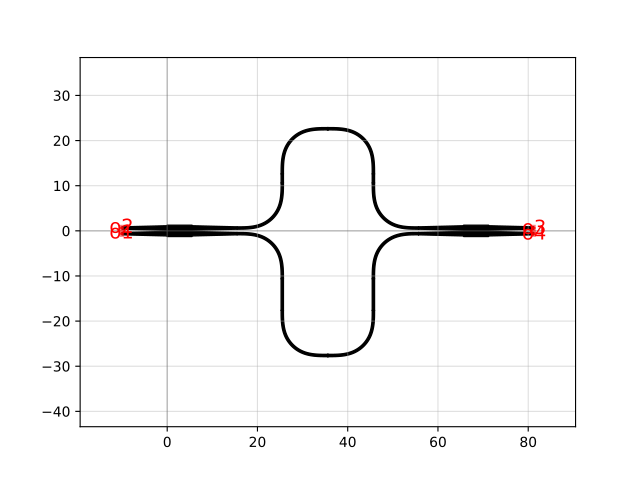

Reproduce this figure in Python.
import gdsfactory as gf

c = gf.components.mzi2x2_2x2(delta_length=10.0, length_y=2.0, length_x=0.1, with_splitter=True, port_e1_splitter='o3', port_e0_splitter='o4', port_e1_combiner='o3', port_e0_combiner='o4', nbends=2, cross_section='strip')
c.plot()
